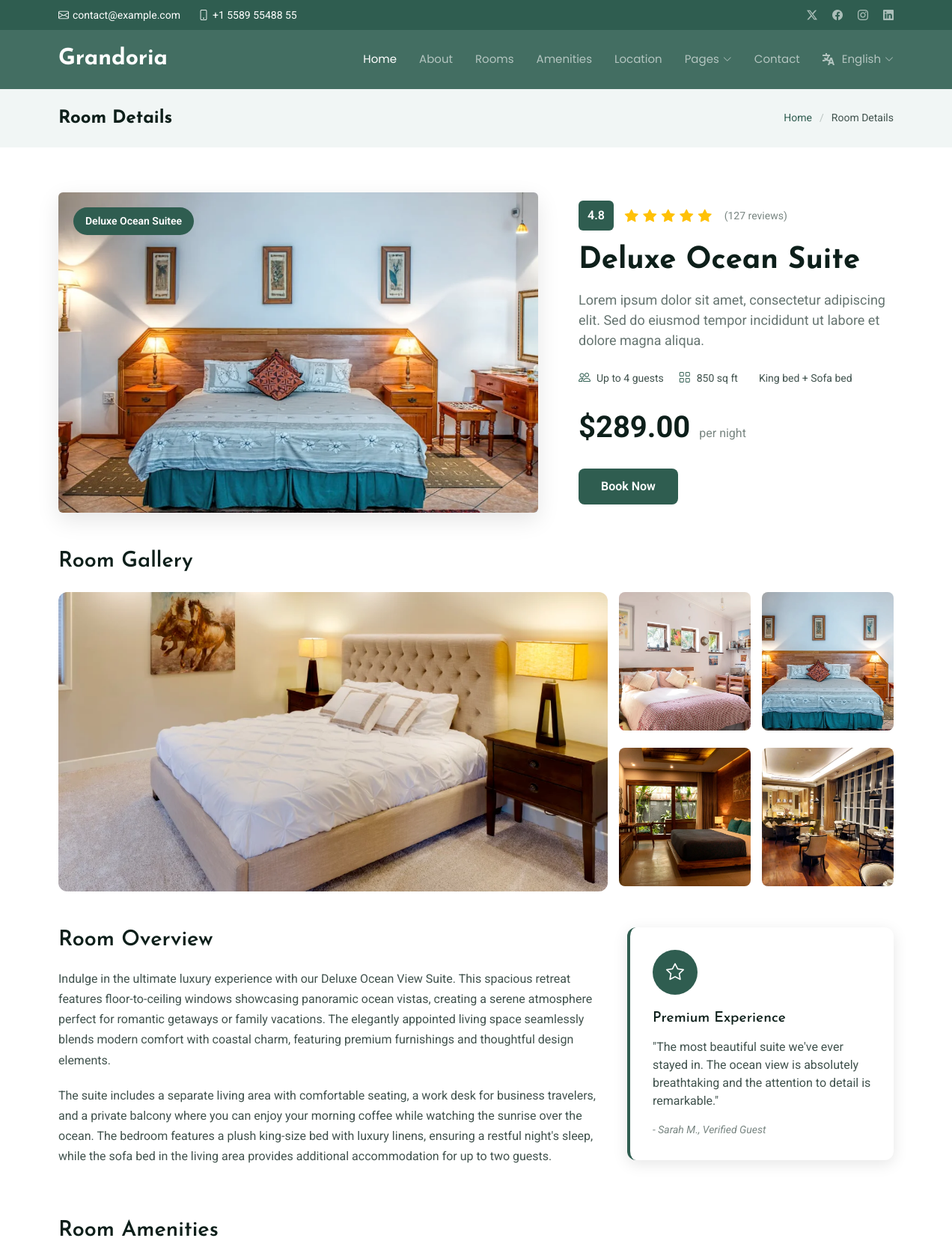
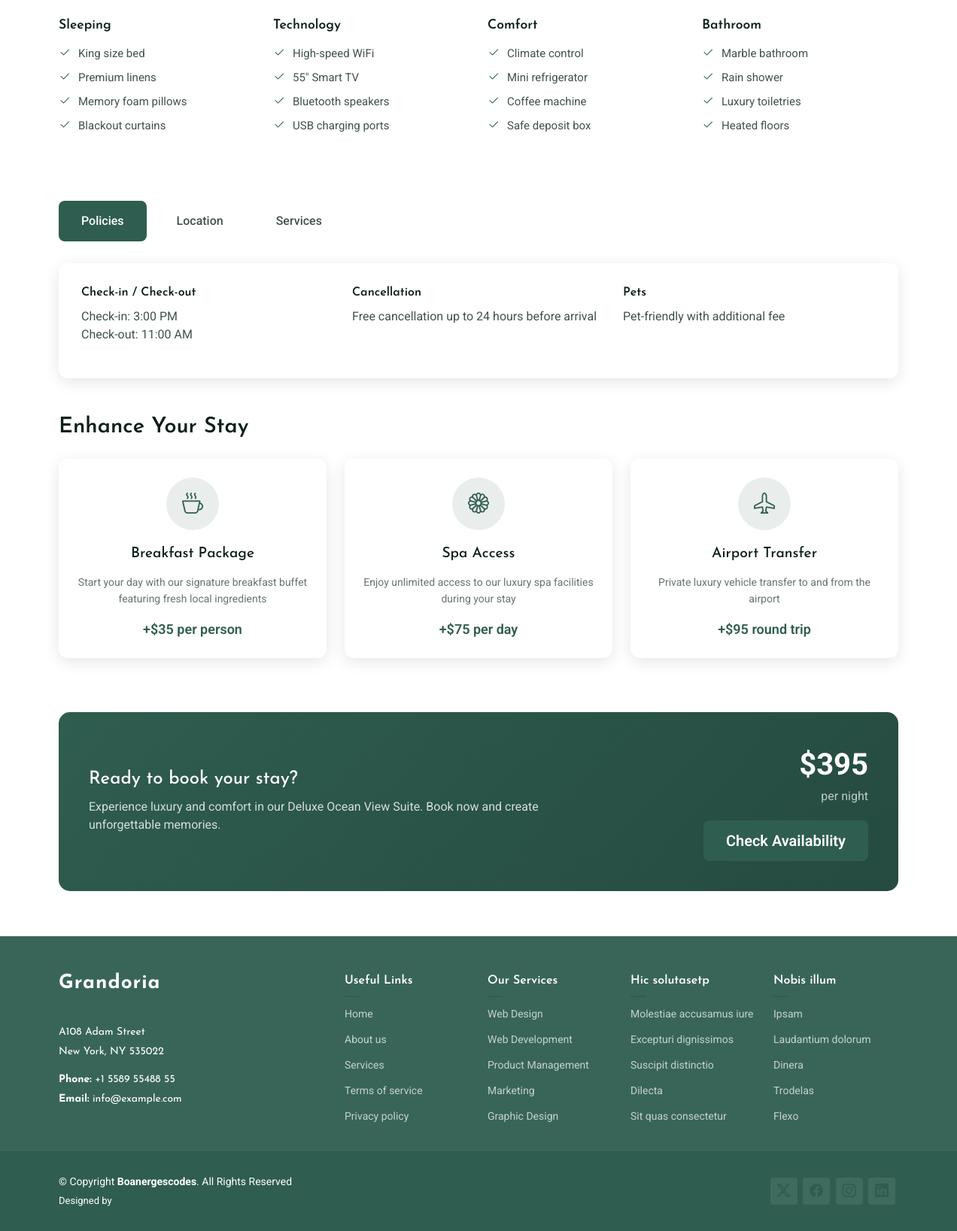
Page /details/1/ on the committed database (2 pictures, top to bottom).
### carapp/models.py (models this page shows, shortened)
class Room(models.Model):
    name = models.CharField(max_length=225)
    price = models.DecimalField(max_digits=9, decimal_places=2, verbose_name='price per night')
    num_of_beds = models.PositiveIntegerField(verbose_name='Number of beds')
    num_of_baths = models.PositiveBigIntegerField(verbose_name='Number of baths')
    description = models.TextField()
    image = models.FileField(blank= True , null = True, upload_to='uploads/', verbose_name='Room image')
    wifi_available = models.BooleanField(default=True)
    available = models.BooleanField(default=True)
    created = models.DateTimeField(auto_now_add=True)
    updated = models.DateTimeField(auto_now=True)
    amenities = models.ManyToManyField(Amenity, related_name="rooms",blank=True)
    capacity = models.IntegerField(default=0)

### carapp/views.py (the view)
# urls.py: path('details/<str:room_id>/',views.room_details, name = 'room_details'),
def room_details(request, room_id):
    detail = get_object_or_404(Room, id = room_id)
    return render(request, 'room-details.html', {'detail': detail})

### carapp/templates/room-details.html (shortened to what this page needs)
{% extends 'base.html' %}
{%load static%}
{% block content%}
  <main class="main">
    <div class="page-title light-background">
      <div class="container d-lg-flex justify-content-between align-items-center">
        <h1 class="mb-2 mb-lg-0">Room Details</h1>
        <nav class="breadcrumbs">
          <ol>
            <li><a href="{% url 'carapp:home_page'%}">Home</a></li>
            <li class="current">Room Details</li>
          </ol>
        </nav>
      </div>
    </div>
    <section id="room-details" class="room-details section">
      <div class="container" data-aos="fade-up" data-aos-delay="100">
        <div class="row align-items-center mb-5">
          <div class="col-lg-7" data-aos="fade-right" data-aos-delay="200">
            <div class="room-header-image">
              <img src="{{detail.image.url}}" alt="Deluxe Ocean View Suite" class="img-fluid rounded">
              <div class="room-badge">
                <span class="text-white">{{detail.name}}e</span>
              </div>
            </div>
          </div>
          <div class="col-lg-5" data-aos="fade-left" data-aos-delay="300">
            <div class="room-header-content">
              <div class="room-rating mb-3">
                <span class="rating-score">4.8</span>
                <div class="stars">
                  <i class="bi bi-star-fill"></i>
                  <i class="bi bi-star-fill"></i>
                  <i class="bi bi-star-fill"></i>
                  <i class="bi bi-star-fill"></i>
                  <i class="bi bi-star-fill"></i>
                </div>
                <span class="reviews-count">(127 reviews)</span>
              </div>
              <h1 class="room-title">{{detail.name}}</h1>
              <p class="room-tagline">{{detail.description}}</p>
              <div class="room-capacity mb-4">
                <div class="capacity-item">
                  <i class="bi bi-people"></i>
                  <span>Up to 4 guests</span>
                </div>
                <div class="capacity-item">
                  <i class="bi bi-grid"></i>
                  <span>850 sq ft</span>
                </div>
                <div class="capacity-item">
                  <span>King bed + Sofa bed</span>
                </div>
              </div>
              <div class="room-price">
                <span class="price-amount">${{detail.price}}</span>
                <span class="price-period">per night</span>
              </div>
              <a href="{% url 'carapp:booking_page'%}" class="btn btn-book-now">Book Now</a>
            </div>
          </div>
        </div>
        <div class="room-gallery mb-5" data-aos="fade-up" data-aos-delay="200">
          <h3 class="section-subtitle mb-4">Room Gallery</h3>
          <div class="gallery-grid">
            <div class="gallery-main">
              <a href="{% static 'assets/img/hotel/room-12.webp'%}" class="glightbox">
                <img src="{% static 'assets/img/hotel/room-12.webp'%}" alt="Suite Interior" class="img-fluid">
              </a>
            </div>
            <div class="gallery-thumbnails">
              <a href="{% static 'assets/img/hotel/room-8.webp'%}" class="glightbox">
                <img src="{% static 'assets/img/hotel/room-8.webp'%}" alt="Bedroom View" class="img-fluid">
              </a>
              <a href="{% static 'assets/img/hotel/room-6.webp'%}" class="glightbox">
                <img src="{% static 'assets/img/hotel/room-6.webp'%}" alt="Living Area" class="img-fluid">
              </a>
              <a href="{% static 'assets/img/hotel/room-18.webp'%}" class="glightbox">
                <img src="{% static 'assets/img/hotel/room-18.webp'%}" alt="Ocean View" class="img-fluid">
              </a>
              <a href="{% static 'assets/img/hotel/dining-4.webp'%}" class="glightbox">
                <img src="{% static 'assets/img/hotel/dining-4.webp'%}" alt="Bathroom" class="img-fluid">
              </a>
            </div>
          </div>
        </div>
        <div class="row mb-5">
          <div class="col-lg-8" data-aos="fade-up" data-aos-delay="200">
            <div class="room-description">
              <h3 class="section-subtitle">Room Overview</h3>
              <p>Indulge in the ultimate luxury experience with our Deluxe Ocean View Suite. This spacious retreat features floor-to-ceiling windows showcasing panoramic ocean vistas, creating a serene atmosphere perfect for romantic getaways or family vacations. The elegantly appointed living space seamlessly blends modern comfort with coastal charm, featuring premium furnishings and thoughtful design elements.</p>
              <p>The suite includes a separate living area with comfortable seating, a work desk for business travelers, and a private balcony where you can enjoy your morning coffee while watching the sunrise over the ocean. The bedroom features a plush king-size bed with luxury linens, ensuring a restful night's sleep, while the sofa bed in the living area provides additional accommodation for up to two guests.</p>
            </div>
          </div>
          <div class="col-lg-4" data-aos="fade-up" data-aos-delay="300">
            <div class="highlight-box">
              <div class="highlight-icon">
                <i class="bi bi-star"></i>
              </div>
              <h4>Premium Experience</h4>
              <p>"The most beautiful suite we've ever stayed in. The ocean view is absolutely breathtaking and the attention to detail is remarkable."</p>
              <div class="quote-author">
                <span>- Sarah M., Verified Guest</span>
              </div>
            </div>
          </div>
        </div>
        <div class="room-amenities mb-5" data-aos="fade-up" data-aos-delay="200">
          <h3 class="section-subtitle mb-4">Room Amenities</h3>
          <div class="row">
            <div class="col-lg-3 col-md-6 mb-4">
              <div class="amenity-category">
                <h5>Sleeping</h5>
                <ul>
                  <li><i class="bi bi-check2"></i> King size bed</li>
                  <li><i class="bi bi-check2"></i> Premium linens</li>
                  <li><i class="bi bi-check2"></i> Memory foam pillows</li>
                  <li><i class="bi bi-check2"></i> Blackout curtains</li>
                </ul>
              </div>
            </div>
            <div class="col-lg-3 col-md-6 mb-4">
              <div class="amenity-category">
                <h5>Technology</h5>
                <ul>
                  <li><i class="bi bi-check2"></i> High-speed WiFi</li>
                  <li><i class="bi bi-check2"></i> 55" Smart TV</li>
                  <li><i class="bi bi-check2"></i> Bluetooth speakers</li>
                  <li><i class="bi bi-check2"></i> USB charging ports</li>
                </ul>
              </div>
            </div>
            <div class="col-lg-3 col-md-6 mb-4">
              <div class="amenity-category">
                <h5>Comfort</h5>
                <ul>
                  <li><i class="bi bi-check2"></i> Climate control</li>
                  <li><i class="bi bi-check2"></i> Mini refrigerator</li>
                  <li><i class="bi bi-check2"></i> Coffee machine</li>
                  <li><i class="bi bi-check2"></i> Safe deposit box</li>
                </ul>
              </div>
            </div>
            <div class="col-lg-3 col-md-6 mb-4">
              <div class="amenity-category">
                <h5>Bathroom</h5>
                <ul>
                  <li><i class="bi bi-check2"></i> Marble bathroom</li>
                  <li><i class="bi bi-check2"></i> Rain shower</li>
                  <li><i class="bi bi-check2"></i> Luxury toiletries</li>
                  <li><i class="bi bi-check2"></i> Heated floors</li>
                </ul>
              </div>
            </div>
          </div>
        </div>
        <div class="room-tabs mb-5" data-aos="fade-up" data-aos-delay="200">
          <ul class="nav nav-tabs" id="room-detailsRoomTabs" role="tablist">
            <li class="nav-item" role="presentation">
              <button class="nav-link active" id="room-details-policies-tab" data-bs-toggle="tab" data-bs-target="#room-details-policies" type="button" role="tab">Policies</button>
            </li>
            <li class="nav-item" role="presentation">
              <button class="nav-link" id="room-details-location-tab" data-bs-toggle="tab" data-bs-target="#room-details-location" type="button" role="tab">Location</button>
            </li>
            <li class="nav-item" role="presentation">
              <button class="nav-link" id="room-details-services-tab" data-bs-toggle="tab" data-bs-target="#room-details-services" type="button" role="tab">Services</button>
            </li>
          </ul>
          <div class="tab-content" id="room-detailsRoomTabsContent">
            <div class="tab-pane fade show active" id="room-details-policies" role="tabpanel">
              <div class="tab-content-wrapper">
                <div class="row">
                  <div class="col-md-4">
                    <h6>Check-in / Check-out</h6>
                    <p>Check-in: 3:00 PM<br>Check-out: 11:00 AM</p>
                  </div>
                  <div class="col-md-4">
                    <h6>Cancellation</h6>
                    <p>Free cancellation up to 24 hours before arrival</p>
                  </div>
                  <div class="col-md-4">
                    <h6>Pets</h6>
                    <p>Pet-friendly with additional fee</p>
                  </div>
                </div>
              </div>
            </div>
          </div>
        </div>
        <div class="room-addons mb-5" data-aos="fade-up" data-aos-delay="200">
          <h3 class="section-subtitle mb-4">Enhance Your Stay</h3>
          <div class="row">
            <div class="col-lg-4 col-md-6 mb-4">
              <div class="addon-card">
                <div class="addon-icon">
                  <i class="bi bi-cup-hot"></i>
                </div>
                <h5>Breakfast Package</h5>
                <p>Start your day with our signature breakfast buffet featuring fresh local ingredients</p>
                <div class="addon-price">+$35 per person</div>
              </div>
            </div>
            <div class="col-lg-4 col-md-6 mb-4">
              <div class="addon-card">
                <div class="addon-icon">
                  <i class="bi bi-flower1"></i>
                </div>
                <h5>Spa Access</h5>
                <p>Enjoy unlimited access to our luxury spa facilities during your stay</p>
                <div class="addon-price">+$75 per day</div>
              </div>
            </div>
            <div class="col-lg-4 col-md-6 mb-4">
              <div class="addon-card">
                <div class="addon-icon">
                  <i class="bi bi-airplane"></i>
                </div>
                <h5>Airport Transfer</h5>
                <p>Private luxury vehicle transfer to and from the airport</p>
                <div class="addon-price">+$95 round trip</div>
              </div>
            </div>
          </div>
        </div>
        <div class="booking-cta" data-aos="fade-up" data-aos-delay="200">
          <div class="booking-card">
            <div class="row align-items-center">
              <div class="col-lg-8">
                <h4>Ready to book your stay?</h4>
                <p>Experience luxury and comfort in our Deluxe Ocean View Suite. Book now and create unforgettable memories.</p>
              </div>
              <div class="col-lg-4 text-center text-lg-end">
                <div class="price-display">
                  <span class="price">$395</span>
                  <span class="period">per night</span>
                </div>
                <a href="{% url 'carapp:booking_page'%}" class="btn btn-primary btn-lg">Check Availability</a>
              </div>
            </div>
          </div>
        </div>
      </div>
    </section>
  </main>
{% endblock%}

### rows in the picture
Room: image (picture), name "Deluxe Ocean Suite", description "Lorem ipsum dolor sit amet, consectetur adipiscing elit. Sed do eiusmod tempor incididunt ut labore et dolore magna aliqua.", price "289.00"
